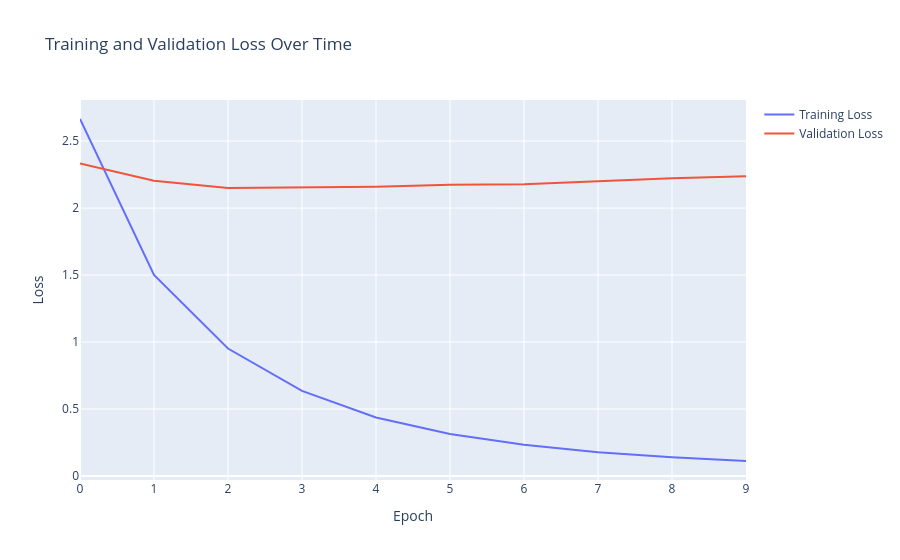

Notebook cell for this chart:
### Code cell
def train_model(model, optimizer, num_epochs, checkpoint_path):
    """Train, keep the checkpoint with the lowest validation loss, and plot the losses."""
    training_losses = []
    validation_losses = []
    best_validation_loss = float('inf')
    best_validation_epoch = -1
    training_start = time.time()

    for epoch in range(num_epochs):
        model.train()
        epoch_loss = 0
        num_batches = 0
        for images, labels in train_loader:
            images = images.to(device)
            labels = labels.to(device)
            outputs = model(images)
            optimizer.zero_grad() 
            loss = criterion(outputs, labels)
            loss.backward() 
            optimizer.step()
            
            epoch_loss += loss.item()
            num_batches += 1

        avg_loss = epoch_loss / num_batches
        training_losses.append(avg_loss)

        # Compute validation loss. Don't need gradients here.
        model.eval()
        with torch.no_grad():
            val_total = 0
            for images, labels in val_loader:
                val_outputs = model(images.to(device))
                val_total += criterion(val_outputs, labels.to(device)).item() * len(labels)
            validation_loss = val_total / len(X_val)
            validation_losses.append(validation_loss)

        # Save the model if this is the best validation loss so far
        if validation_loss < best_validation_loss:
            best_validation_loss = validation_loss
            best_validation_epoch = epoch
            torch.save(model.state_dict(), checkpoint_path)
            best_marker = ' *'
        else:
            best_marker = ''

        print(f'Epoch [{epoch}/{num_epochs}], Train Loss: {avg_loss:.5f}, Val Loss: {validation_loss:.5f}{best_marker}')

    total_time = time.time() - training_start
    print(f'Average time per epoch: {total_time / num_epochs:.2f}s')
    print(f'Best validation loss: {best_validation_loss:.5f} (epoch {best_validation_epoch})')

    fig = go.Figure()
    fig.add_trace(go.Scatter(x=list(range(len(training_losses))), y=training_losses, mode='lines', name='Training Loss'))
    fig.add_trace(go.Scatter(x=list(range(len(validation_losses))), y=validation_losses, mode='lines', name='Validation Loss'))
    fig.update_layout(title="Training and Validation Loss Over Time", xaxis_title="Epoch", yaxis_title="Loss")
    fig.show()

# Transfer learning: pretrained VGG features (frozen) + new Linear classifier
train_model(model, optimizer, num_epochs=10, checkpoint_path='animal_classifier.pth')

### Figure 1 — Plotly figure (JSON) as saved in the notebook; plotly's stock layout.template omitted (floating-point values rounded to 4 significant figures)
{"data": [{"mode": "lines", "name": "Training Loss", "type": "scatter", "x": [0, 1, 2, 3, 4, 5, 6, 7, 8, 9], "y": [2.665, 1.5, 0.9511, 0.6348, 0.4363, 0.313, 0.2331, 0.1774, 0.1394, 0.1117]}, {"mode": "lines", "name": "Validation Loss", "type": "scatter", "x": [0, 1, 2, 3, 4, 5, 6, 7, 8, 9], "y": [2.334, 2.204, 2.149, 2.156, 2.16, 2.174, 2.177, 2.2, 2.222, 2.237]}], "layout": {"title": {"text": "Training and Validation Loss Over Time"}, "xaxis": {"title": {"text": "Epoch"}}, "yaxis": {"title": {"text": "Loss"}}}}
